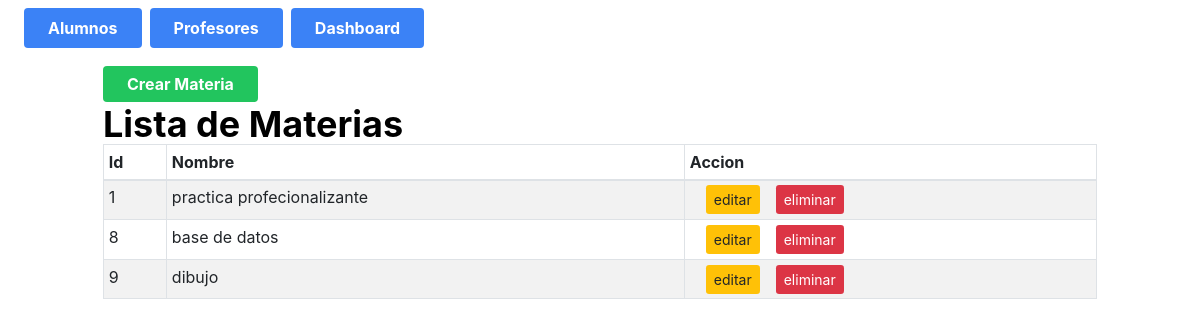
Screenshot of /AlumnoHTML/controllers/Materias/indexMaterias.php with the database file from the repository.
### tables this page shows
CREATE TABLE `materias` (
  `id` int(11) NOT NULL,
  `nombre` varchar(255) NOT NULL,
  `profesor_id` int(225) NOT NULL
);

### AlumnoHTML/controllers/Materias/indexMaterias.php (called while the page is built)
<?php
require_once __DIR__ ."../../../model/materias.php";
$materias = Materias::all();
require_once "../../views/Materias/indexMaterias.view.php";

### AlumnoHTML/model/materias.php (called while the page is built, shortened)
<?php
require_once __DIR__ . "../../model/conexion.php";
class Materias extends Conexion {
public static function all(){
    $conexion = new Conexion();
    $conexion->conectar();
    $result =mysqli_prepare($conexion->con, "SELECT * FROM materias");
    $result->execute();
    $valoresDb = $result-> get_result();
    $materias = [];
    while ($materia = $valoresDb->fetch_object(Materias::class)){
        $materias[] = $materia;
    }
    return $materias;
}
}

### AlumnoHTML/model/conexion.php (called while the page is built, shortened)
<?php
class Conexion{
    private $host = "localhost";
    private $user = "root";
    private $password = "";
    private $database = "crud";
    public function conectar(){
        $this->con = mysqli_connect($this->host, $this->user, $this->password, $this->database);
    }
}

### AlumnoHTML/views/Materias/indexMaterias.view.php (the view, shortened to what this page needs)
<!DOCTYPE html>
<html lang="es">
<head>
    <link rel="stylesheet" href="https://cdnjs.cloudflare.com/ajax/libs/twitter-bootstrap/4.5.2/css/bootstrap.css" />
    <link rel="stylesheet" href="https://cdn.datatables.net/1.11.3/css/dataTables.bootstrap4.min.css" />
    <link rel="stylesheet" href="//stackpath.bootstrapcdn.com/bootstrap/4.3.1/css/bootstrap.min.css">
    <script src="https://cdn.tailwindcss.com"></script>
</head>
<body>
    <div class="flex justify-left space-x-2 mt-2 mx-4 mb-4">
        <a href="../Alumnos/indexAlumno.php" class="bg-blue-500 text-white font-bold py-2 px-4 rounded hover:bg-blue-600 transition duration-300"><button>Alumnos</button></a>
        <a href="../Profesores/indexProfesores.php" class="bg-blue-500 text-white font-bold py-2 px-4 rounded hover:bg-blue-600 transition duration-300"><button>Profesores</button></a>
        <a href="../../dashboard/charts.php" class="bg-blue-500 text-white font-bold py-2 px-4 rounded hover:bg-blue-600 transition duration-300"><button>Dashboard</button></a>
    </div>
    <div class="bs-example">
        <div class="container">
            <div class="row">
                <div class="col-md-12">
                    <div class="page-header clearfix mb-2">
                        <a href="createMaterias.php" class="bg-green-500 text-white font-bold py-2 px-4 rounded mb-4 hover:bg-green-600 transition duration-300">Crear Materia</a>
                    </div>
                    <h2 class="pull-left text-4xl font-bold text-black">Lista de Materias</h2>
                    <table id="listaUsuarios" class="table table-sm table-striped table-bordered" style="width:100%">
                        <thead>
                            <tr>
                                <th>Id</th>
                                <th>Nombre</th>
                                <th>Accion</th>
                            </tr>
                        </thead>
                        <tbody>
                            <?php
                            foreach ($materias as $materia) { ?>
                                <tr>
                                    <td><?= $materia->id; ?></td>
                                    <td><?= $materia->nombre; ?></td>
                                    <td>
                                        <div class="btn-group">
                                            <a href="editarMaterias.php?id=<?= $materia->id; ?> " class="btn-warning btn-sm mx-3">editar</a>
                                            <a href="eliminarMaterias.php?id=<?= $materia->id; ?> " class="btn-danger btn-sm">eliminar</a>
                                        </div>
                                    </td>
                                </tr>
                            <?php }
                            ?>
                        </tbody>

### rows the page displays
materias: id "1", nombre "practica profecionalizante"
materias: id "8", nombre "base de datos"
materias: id "9", nombre "dibujo"
